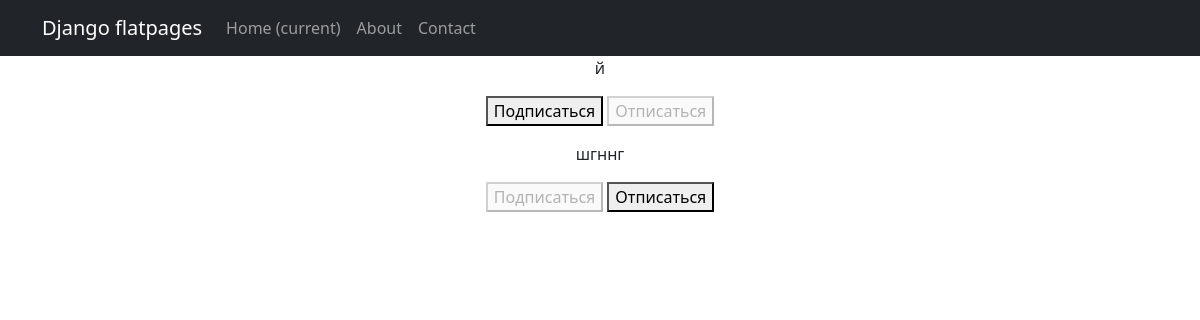
/posts/subscriptions/ (signed in), run on the app's committed database.
### simpleapp/models.py (models this page shows, shortened)
class Category(models.Model):
    name = models.CharField(max_length=100, unique=True)
    subscribers = models.ManyToManyField(User, related_name='categories')

### simpleapp/views.py (the view, shortened to what this page needs)
# urls.py: path('subscriptions/', subscriptions, name='subscriptions'),
@login_required
@csrf_protect
def subscriptions(request):
    categories_with_subscriptions = Category.objects.annotate(
        user_subscribed=Exists(
            Subscription.objects.filter(
                user=request.user,
                category=OuterRef('pk'),
            )
        )
    ).order_by('name')
    return render(
        request,
        'subscriptions.html',
        {'categories': categories_with_subscriptions},
    )

### templates/subscriptions.html (shortened to what this page needs)
{% extends 'flatpages/default.html' %}
{% block content %}
    {% for category in categories  %}
        <p>
            {{ category.name }}
            <form method="post">
                {% if category.user_subscribed %}
                    <button disabled>Подписаться</button>
                    <button name="action" value="unsubscribe">Отписаться</button>
                {% else %}
                    <button name="action" value="subscribe">Подписаться</button>
                    <button disabled>Отписаться</button>
                {% endif %}
            </form>
        </p>
    {% endfor %}
{% endblock content %}

### data on the page
Category: name "й", shows "Подписаться"
Category: name "шгннг", shows "Подписаться"
